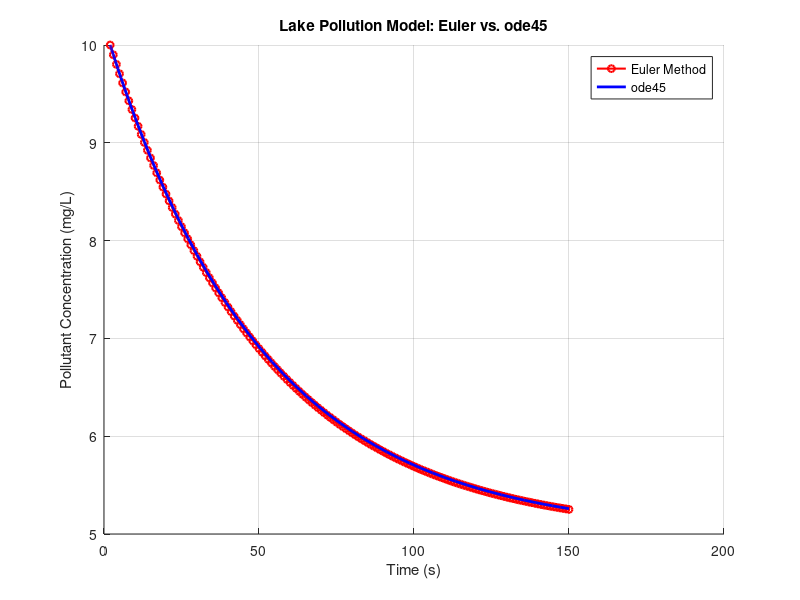

MATLAB code for this plot:
clc; clear; close all;

%% Parameters
flowin = 100;        % Inflow rate (m^3/s)
flowout = 100;       % Outflow rate (m^3/s) (steady-state condition)
Cin = 5;            % Pollutant concentration of inflow (mg/L)
V = 5000;           % Volume of lake (m^3)
t0 = 2;            % Initial time (not zero)
C0 = 10;           % Initial concentration of pollution in lake (mg/L)
tf = 150;           % Final simulation time
h = 1;             % Step size for Euler's method

%% Euler's Method
t_euler = t0:h:tf;  % Time vector
C_euler = zeros(size(t_euler));
C_euler(1) = C0; % Initial condition

% Euler Iteration
for i = 2:length(t_euler)
    dCdt = (flowin * Cin - flowout * C_euler(i-1)) / V;
    C_euler(i) = C_euler(i-1) + h * dCdt;
end

%% Using ode45
% Define the function for ode45
lake_pollution_fun = @(t, C) (flowin * Cin - flowout * C) / V;
tspan = [t0 tf];

% Solve ODE using ode45
[t_ode, C_ode] = ode45(lake_pollution_fun, tspan, C0);

%% Plot Results
figure;
hold on;
plot(t_euler, C_euler, 'ro-', 'LineWidth', 1.5, 'MarkerSize', 5);
plot(t_ode, C_ode, 'b-', 'LineWidth', 2);
xlabel('Time (s)');
ylabel('Pollutant Concentration (mg/L)');
title('Lake Pollution Model: Euler vs. ode45');
legend('Euler Method', 'ode45');
grid on;
hold off;
